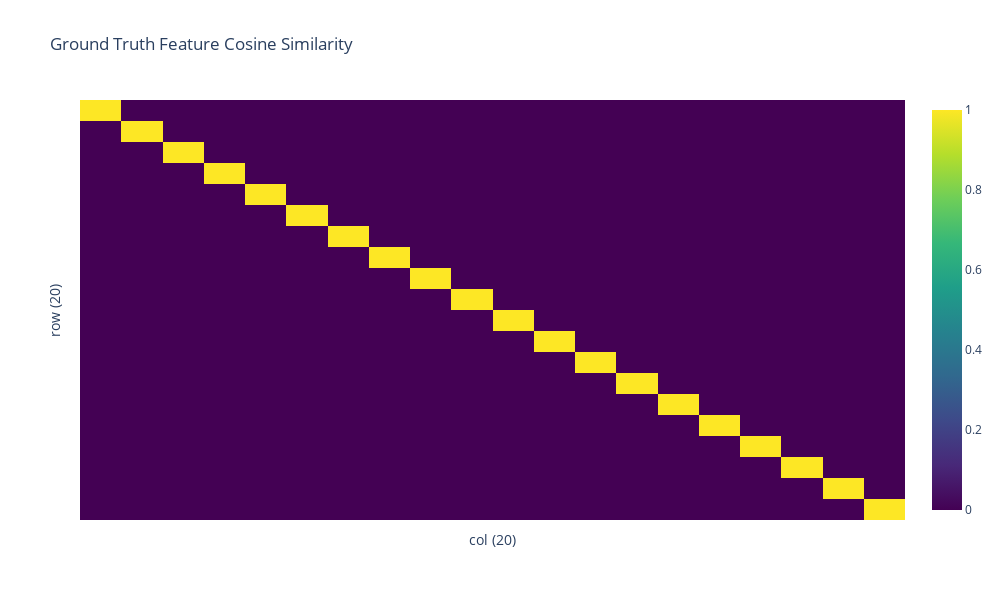
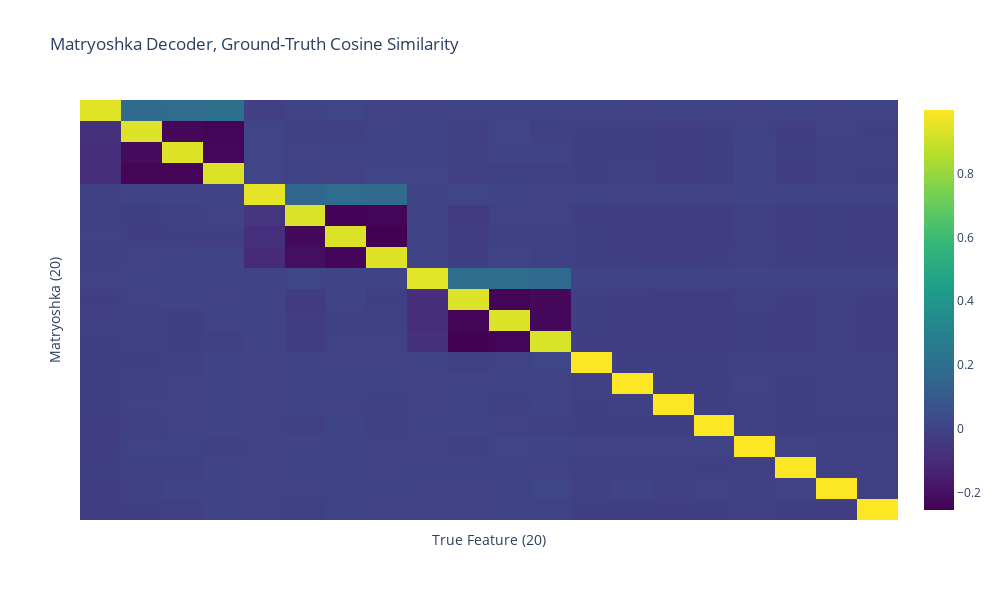
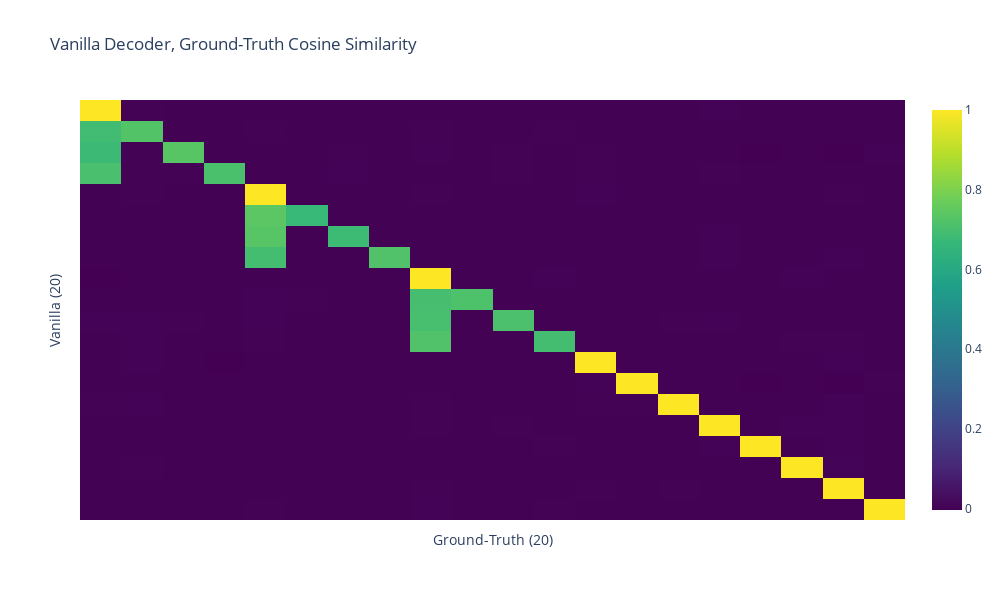
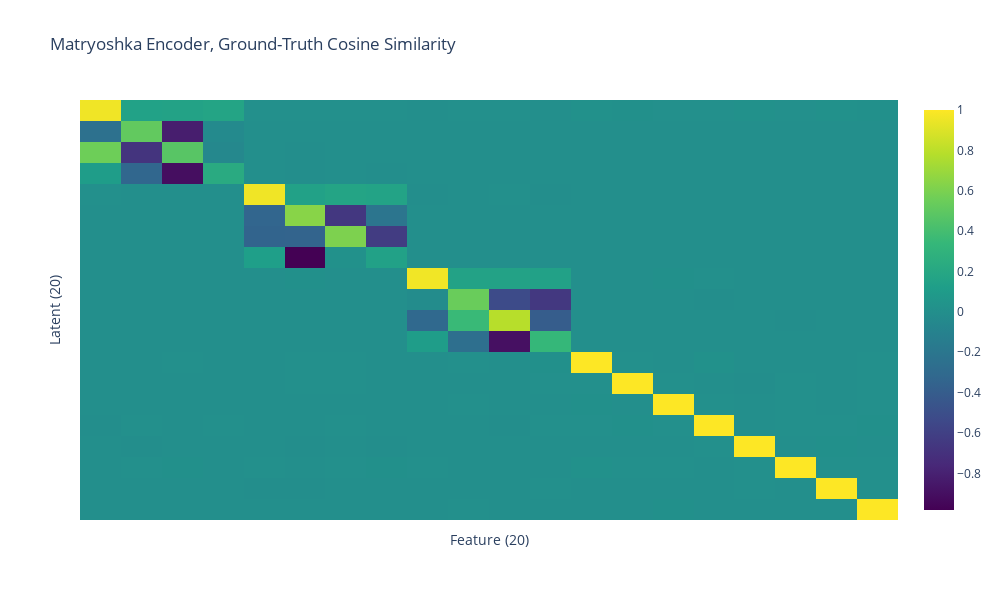

Notebook code for these charts, in order:
### Code cell
from noa_tools import reload_module
reload_module('heatmap')
from heatmap import heatmap
clear_output(wait=True)

matryoshka_perm = get_latent_perm(matryoshka_sae, dataset)
vanilla_perm = get_latent_perm(vanilla_sae, dataset)

# Compute cosine similarity matrix of ground truth features
gt_cosine = F.normalize(true_feats, dim=1) @ F.normalize(true_feats, dim=1).T
gt_sims = heatmap(gt_cosine.cpu(), title='Ground Truth Feature Cosine Similarity')
gt_sims.show()

# Compute cosine similarity between learned and ground truth features
matryoshka_feats = matryoshka_sae.W_dec.data
vanilla_feats = vanilla_sae.W_dec.data

matryoshka_cosine = F.normalize(matryoshka_feats, dim=1)[matryoshka_perm] @ F.normalize(true_feats, dim=1).T
vanilla_cosine = F.normalize(vanilla_feats, dim=1)[vanilla_perm] @ F.normalize(true_feats, dim=1).T

m_dec_sims = heatmap(matryoshka_cosine.cpu(), title='Matryoshka Decoder, Ground-Truth Cosine Similarity', dim_names=('Matryoshka', 'True Feature'))
m_dec_sims.show()

v_dec_sims = heatmap(vanilla_cosine.cpu(), title='Vanilla Decoder, Ground-Truth Cosine Similarity', dim_names=('Vanilla', 'Ground-Truth'))
v_dec_sims.show()

# Compare encoder and decoder weights
matryoshka_enc = matryoshka_sae.W_enc.data.T
vanilla_enc = vanilla_sae.W_enc.data.T

matryoshka_enc_true = F.normalize(matryoshka_enc, dim=1)[matryoshka_perm] @ F.normalize(true_feats, dim=1).T
vanilla_enc_true = F.normalize(vanilla_enc, dim=1)[vanilla_perm] @ F.normalize(true_feats, dim=1).T


m_enc_sims = heatmap(matryoshka_enc_true.cpu(), title='Matryoshka Encoder, Ground-Truth Cosine Similarity', dim_names=('Latent', 'Feature'))
m_enc_sims.show()
v_enc_sims = heatmap(vanilla_enc_true.cpu(), title='Vanilla Encoder, Ground-Truth Cosine Similarity', dim_names=('Latent', 'Feature'))
v_enc_sims.show()

### Figure 1 — Plotly figure (JSON) as saved in the notebook; plotly's stock layout.template omitted (floating-point values rounded to 4 significant figures; data arrays with more than 128 entries replaced by an {"elided": "..."} marker saying what was removed)
{"data": [{"colorscale": [[0, "#440154"], [0.1111, "#482878"], [0.2222, "#3e4989"], [0.3333, "#31688e"], [0.4444, "#26828e"], [0.5556, "#1f9e89"], [0.6667, "#35b779"], [0.7778, "#6ece58"], [0.8889, "#b5de2b"], [1, "#fde725"]], "type": "heatmap", "z": {"elided": "20x20 float values"}}], "layout": {"height": 600, "title": {"text": "Ground Truth Feature Cosine Similarity"}, "width": 1000, "xaxis": {"showticklabels": false, "title": {"text": "col (20)"}}, "yaxis": {"autorange": "reversed", "showticklabels": false, "title": {"text": "row (20)"}}}}

### Figure 2 — Plotly figure (JSON) as saved in the notebook; plotly's stock layout.template omitted (floating-point values rounded to 4 significant figures; data arrays with more than 128 entries replaced by an {"elided": "..."} marker saying what was removed)
{"data": [{"colorscale": [[0, "#440154"], [0.1111, "#482878"], [0.2222, "#3e4989"], [0.3333, "#31688e"], [0.4444, "#26828e"], [0.5556, "#1f9e89"], [0.6667, "#35b779"], [0.7778, "#6ece58"], [0.8889, "#b5de2b"], [1, "#fde725"]], "type": "heatmap", "z": {"elided": "20x20 float values"}}], "layout": {"height": 600, "title": {"text": "Matryoshka Decoder, Ground-Truth Cosine Similarity"}, "width": 1000, "xaxis": {"showticklabels": false, "title": {"text": "True Feature (20)"}}, "yaxis": {"autorange": "reversed", "showticklabels": false, "title": {"text": "Matryoshka (20)"}}}}

### Figure 3 — Plotly figure (JSON) as saved in the notebook; plotly's stock layout.template omitted (floating-point values rounded to 4 significant figures; data arrays with more than 128 entries replaced by an {"elided": "..."} marker saying what was removed)
{"data": [{"colorscale": [[0, "#440154"], [0.1111, "#482878"], [0.2222, "#3e4989"], [0.3333, "#31688e"], [0.4444, "#26828e"], [0.5556, "#1f9e89"], [0.6667, "#35b779"], [0.7778, "#6ece58"], [0.8889, "#b5de2b"], [1, "#fde725"]], "type": "heatmap", "z": {"elided": "20x20 float values"}}], "layout": {"height": 600, "title": {"text": "Vanilla Decoder, Ground-Truth Cosine Similarity"}, "width": 1000, "xaxis": {"showticklabels": false, "title": {"text": "Ground-Truth (20)"}}, "yaxis": {"autorange": "reversed", "showticklabels": false, "title": {"text": "Vanilla (20)"}}}}

### Figure 4 — Plotly figure (JSON) as saved in the notebook; plotly's stock layout.template omitted (floating-point values rounded to 4 significant figures; data arrays with more than 128 entries replaced by an {"elided": "..."} marker saying what was removed)
{"data": [{"colorscale": [[0, "#440154"], [0.1111, "#482878"], [0.2222, "#3e4989"], [0.3333, "#31688e"], [0.4444, "#26828e"], [0.5556, "#1f9e89"], [0.6667, "#35b779"], [0.7778, "#6ece58"], [0.8889, "#b5de2b"], [1, "#fde725"]], "type": "heatmap", "z": {"elided": "20x20 float values"}}], "layout": {"height": 600, "title": {"text": "Matryoshka Encoder, Ground-Truth Cosine Similarity"}, "width": 1000, "xaxis": {"showticklabels": false, "title": {"text": "Feature (20)"}}, "yaxis": {"autorange": "reversed", "showticklabels": false, "title": {"text": "Latent (20)"}}}}
